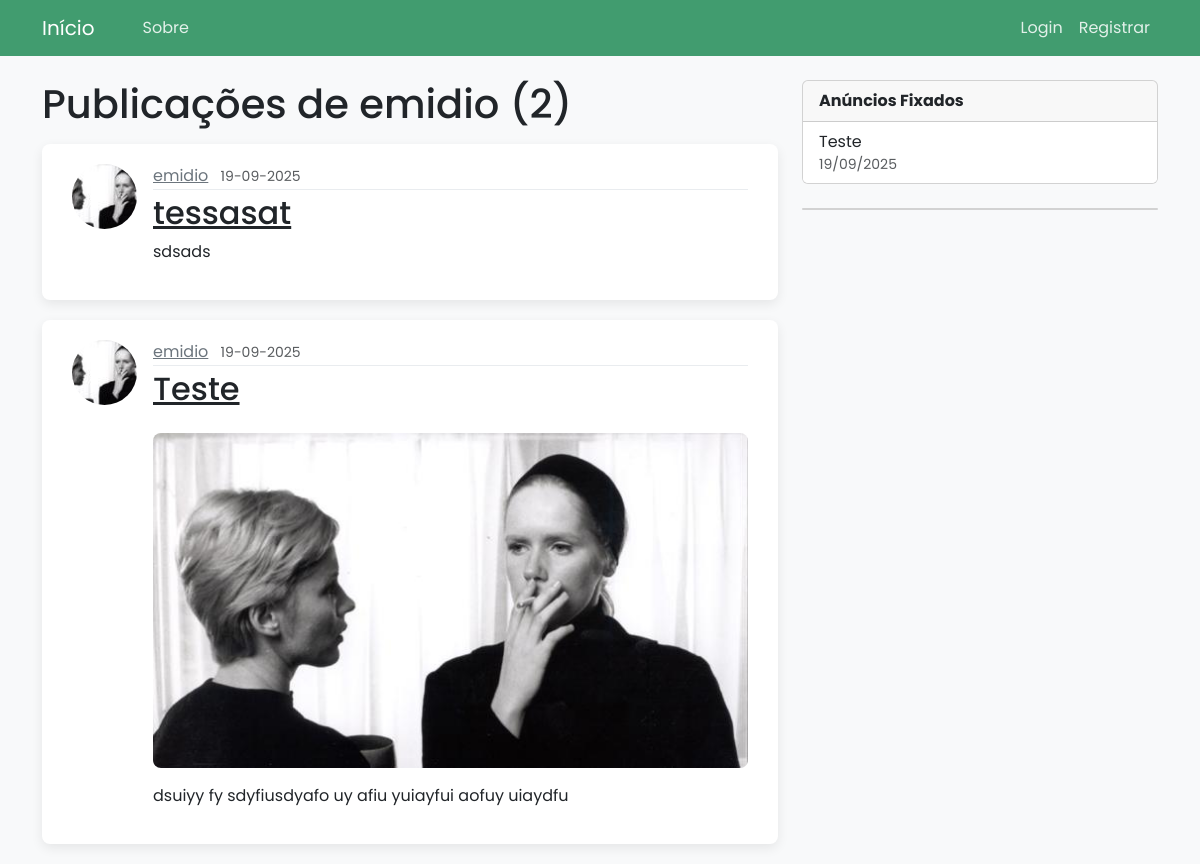
The app's page /user/emidio with its own data.
### siteMain/models.py (models this page shows, shortened)
class User(db.Model, UserMixin):
    id = db.Column(db.Integer, primary_key = True)
    username = db.Column(db.String(20), unique = True, nullable = False)
    email = db.Column(db.String(120), unique = True, nullable = False)
    image_file = db.Column(db.String(200), nullable = False, default = 'default.jpg')
    password = db.Column(db.String(60), nullable = False)
    posts = db.relationship('Post', backref = 'author', lazy = True)

class Post(db.Model):
    id = db.Column(db.Integer, primary_key = True)
    title = db.Column(db.String(100), nullable = False)
    date_posted = db.Column(db.DateTime, nullable = False, default = datetime.now)
    content = db.Column(db.Text, nullable = False)
    image_file = db.Column(db.String(200), nullable=True)
    user_id = db.Column(db.Integer, db.ForeignKey('user.id'), nullable = False)
    is_pinned = db.Column(db.Boolean, nullable = False, default = False)

### siteMain/users/routes.py (the view)
@users.route("/user/<string:username>")
def user_posts(username):
    page = request.args.get('page', 1, type=int)
    user = User.query.filter_by(username=username).first_or_404()
    posts = Post.query.filter_by(author = user)\
        .order_by(Post.date_posted.desc())\
        .paginate(page = page, per_page=8)
    return render_template('user_posts.html', posts=posts, user=user)

### siteMain/__init__.py (called while the page is built)
def create_app(config_class = Config):
    app = Flask(__name__)
    app.config.from_object(Config)
    @app.context_processor
    def inject_pinned_posts():
        try:
            pinned_posts = Post.query.filter_by(is_pinned=True).order_by(Post.date_posted.desc()).limit(5).all()
            return dict(pinned_posts=pinned_posts)
        except:
            return dict(pinned_posts=[])
    db.init_app(app)
    bcrypt.init_app(app)
    login_manager.init_app(app)
    mail.init_app(app)
    migrate.init_app(app, db)
    from siteMain.users.routes import users
    from siteMain.posts.routes import posts
    from siteMain.main.routes import main
    from siteMain.errors.handlers import errors
    from siteMain.models import Post
    app.register_blueprint(users)
    app.register_blueprint(posts)
    app.register_blueprint(main)
    app.register_blueprint(errors)
    return app

### siteMain/templates/user_posts.html (shortened to what this page needs)
{% extends "layout.html" %}
{% block content %}
<h1 class="mb-3">Publicações de {{ user.username }} ({{ posts.total }})</h1>
{% for post in posts.items %}
<article class="media content-section">
    <img class="rounded-circle article-img" src="{{ url_for('static', filename='profile_pics/' + post.author.image_file) }}">
    <div class="media-body">
        <div class="article-metadata">
            <a class="me-2" href="{{ url_for('users.user_posts', username=post.author.username) }}">{{ post.author.username }}</a>
            <small class="text-muted">{{ post.date_posted.strftime('%d-%m-%Y') }}</small>
        </div>
        <h2><a class="article-title" href="{{ url_for('posts.post', post_id=post.id) }}">{{ post.title }}</a></h2>
        {% if post.image_file %}
        <img class="img-fluid rounded-3 my-3" src="{{ url_for('static', filename='post_pics/' + post.image_file) }}">
        {% endif %}
        <p class="article-content">{{ post.content }}</p>
    </div>
</article>
{% endfor %}
{% endblock content %}

### siteMain/templates/layout.html (shortened to what this page needs)
<!DOCTYPE html>
<html lang="pt-BR">
<head>
    <link href="https://cdn.jsdelivr.net/npm/bootstrap@5.3.3/dist/css/bootstrap.min.css" rel="stylesheet"
>
    <link rel="stylesheet" type="text/css" href="{{ url_for('static', filename='main.css')}}">
    <link rel="stylesheet" href="https://cdn.jsdelivr.net/npm/bootstrap-icons@1.11.3/font/bootstrap-icons.min.css">
</head>
<body>
    <header class="site-header">
        <nav class="navbar navbar-expand-md navbar-dark bg-steel fixed-top">
            <div class="container">
                <a class="navbar-brand me-4" href="{{ url_for('main.home') }}">Início</a>
                <div class="collapse navbar-collapse" id="navbarToggle">
                    <div class="navbar-nav me-auto">
                        <a class="nav-item nav-link" href="{{url_for('main.home')}}"></a>
                        <a class="nav-item nav-link" href="{{url_for('main.about_page')}}">Sobre</a>
                    </div>
                    <div class="navbar-nav">
                        {% if current_user.is_authenticated %}
                        <a class="nav-item nav-link" href="{{url_for('posts.new_post')}}">Nova Publicação</a>
                        <a class="nav-item nav-link" href="{{url_for('users.account')}}">Conta</a>
                        <a class="nav-item nav-link" href="{{url_for('users.logout')}}">Sair</a>
                        {% else %}
                        <a class="nav-item nav-link" href="{{url_for('users.login')}}">Login</a>
                        <a class="nav-item nav-link" href="{{url_for('users.register')}}">Registrar</a>
                        {% endif %}
                    </div>
                </div>
            </div>
        </nav>
    </header>
    <main role="main" class="container">
        <div class="row">
            <div class="col-md-8">
                {% block content %}{% endblock %}
            </div>
            <div class="col-md-4">
                <div class="card mb-4">
                    <div class="card-header">
                        <strong>Anúncios Fixados</strong>
                    </div>
                    <div class="list-group list-group-flush">
                        {% if pinned_posts %}
                        {% for post in pinned_posts %}
                        <a href="{{ url_for('posts.post', post_id=post.id) }}"
                            class="list-group-item list-group-item-action">
                            {{ post.title }}
                            <small class="text-muted d-block">{{ post.date_posted.strftime('%d/%m/%Y') }}</small>
                        </a>
                        {% endfor %}
                        {% else %}
                        <li class="list-group-item">Nenhum anúncio fixado no momento.</li>
                        {% endif %}
                    </div>
                </div>
                <div class="card">
                </div>
            </div>
        </div>
    </main>
</body>
</html>

### siteMain/static/main.css (style rules this page uses)
:root { --primary-color: #419c6f; --primary-hover: #36815c; --light-bg: #f8f9fa; --dark-text: #212529; --secondary-text: #6c757d; --card-shadow: 0 4px 12px rgba(0, 0, 0, 0.08); }
body { background: var(--light-bg); color: var(--dark-text); margin-top: 5rem; font-family: 'Poppins', sans-serif; }
h1, h2, h3, h4, h5, h6 { color: var(--dark-text); font-weight: 500; }
.bg-steel { background-color: var(--primary-color); }
.site-header { box-shadow: 0 2px 4px rgba(0, 0, 0, 0.1); }
.site-header .navbar-nav .nav-link { color: rgba(255, 255, 255, 0.85); transition: color 0.2s ease-in-out; }
.content-section { background: #ffffff; padding: 20px 30px; border: none; border-radius: 8px; margin-bottom: 20px; box-shadow: var(--card-shadow); }
.article-title { color: var(--dark-text); }
.article-content { white-space: pre-line; }
.article-img { height: 65px; width: 65px; margin-right: 16px; border-radius: 50%; object-fit: cover; }
.article-metadata { padding-bottom: 1px; margin-bottom: 4px; border-bottom: 1px solid #e9ecef; }
.article-metadata a { color: var(--secondary-text); transition: color 0.2s ease-in-out; }
.media { display: flex; align-items: flex-start; }
.media-body { flex: 1; }

### records on screen
User: username "emidio"
Post: image_file (picture), author.username "emidio", date_posted "19-09-2025", title "tessasat", content "sdsads"
Post: image_file (picture), author.username "emidio", date_posted "19-09-2025", title "Teste", content "dsuiyy fy sdyfiusdyafo uy afiu yuiayfui aofuy uiaydfu", date_posted "19/09/2025"

### other values on screen
{{ posts.total }} "2"
